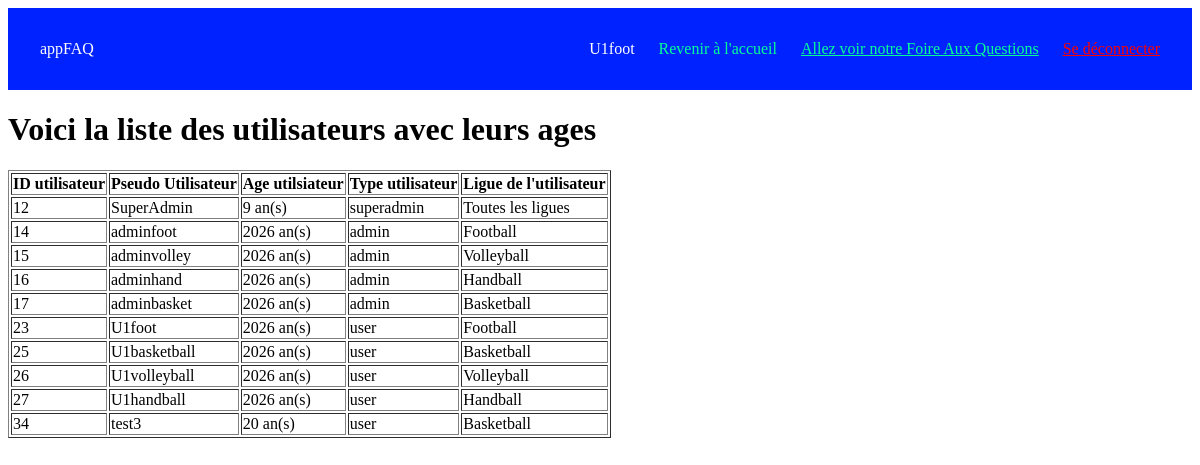
/appFAQ/age.php (signed in), run on the app's committed database.
### tables this page shows
CREATE TABLE `user` (
  `id_user` bigint(11) NOT NULL,
  `pseudo` varchar(50) NOT NULL,
  `mdp` varchar(255) NOT NULL,
  `mail` varchar(50) NOT NULL,
  `id_usertype` bigint(11) NOT NULL,
  `id_ligue` bigint(11) NOT NULL,
  `dateNaissance` date NOT NULL
);

CREATE TABLE `usertype` (
  `id_usertype` bigint(11) NOT NULL,
  `lib_usertype` varchar(50) NOT NULL,
  `description` varchar(50) NOT NULL
);

CREATE TABLE `ligue` (
  `id_ligue` bigint(11) NOT NULL,
  `lib_ligue` varchar(50) NOT NULL
);

### appFAQ/age.php (the view, shortened to what this page needs)
<?php
include 'coDB.php';
if (isset($_SESSION['user_id'])) {
$stmt = $pdo->prepare("SELECT u.pseudo, u.mail, l.lib_ligue
                       FROM user  u
                       INNER JOIN ligue l ON u.id_ligue = l.id_ligue
                       WHERE u.id_user = :id_user");
$stmt->execute([':id_user'  => $_SESSION['user_id']]);
$user = $stmt->fetch(PDO::FETCH_ASSOC);
}
$tz = new DateTimeZone('Europe/Paris');
$dt1 = new DateTime('now', $tz );
$stmt = $pdo->prepare("SELECT user.id_user, user.pseudo, dateNaissance, lib_usertype, lib_ligue FROM user, usertype, ligue
                              where user.id_usertype = usertype.id_usertype
                              AND user.id_ligue = ligue.id_ligue");
$stmt->execute();
$users = $stmt->fetchALL(PDO::FETCH_ASSOC);
?>
<!DOCTYPE html>
<html lang="en">
<head>
    <link rel="stylesheet" href="css/index.css">
</head>
<body>
    <?php if (isset($_SESSION['user_id'])){?>
    <nav class="navbar">
        <div class="navbar-logo"><p>appFAQ</p></div>
        <ul class="navbar-links">
            <li><?= $user['pseudo']; ?></li>
            <li><a href="index.php">Revenir à l'accueil</a></li>
            <li><a href="faq.php"><u>Allez voir notre Foire Aux Questions</u></a></li>
            <li><a href="logout.php" style="color: red;"><u>Se déconnecter</u></a></li>
        </ul>
    </nav>
    <h1>Voici la liste des utilisateurs avec leurs ages</h1>
<table border="1">
    <tr>
        <th>ID utilisateur</th>
        <th>Pseudo Utilisateur</th>
        <th>Age utilsiateur</th>
        <th>Type utilisateur</th>
        <th>Ligue de l'utilisateur</th>
    </tr>
    <?php
    echo "<tr>";
    foreach($users as $e){
        $dateNaissanceUsers = $e['dateNaissance'];
        $dt2 = new DateTime($dateNaissanceUsers);
        $di = $dt2->diff($dt1);
        echo "<td>" . $e['id_user'] . "</td><td>" . $e['pseudo'] . "</td><td>" . $di->format('%y an(s)') . "</td><td>" .  $e['lib_usertype'] . "</td><td>" . $e['lib_ligue'] . "</td>" ;
        echo "</tr>";
    }
    ?>
</table>
<?php exit();} else {
    header('Location: index.php');
}?>

### appFAQ/css/index.css (style rules this page uses)
.navbar { background-color: #0022ff; color: white; padding: 1rem 2rem; display: flex; justify-content: space-between; align-items: center; }
.navbar-links { list-style: none; display: flex; gap: 1.5rem; margin: 0; padding: 0; }
.navbar-links li a { color: rgb(0, 255, 149); text-decoration: none; font-weight: 500; transition: color 0.3s; }

### data on the page
user: pseudo "U1foot", id_user "23", dateNaissance "2026 an(s)", id_usertype.lib_usertype "user", id_ligue.lib_ligue "Football"
user: id_user "12", pseudo "SuperAdmin", dateNaissance "9 an(s)", id_usertype.lib_usertype "superadmin", id_ligue.lib_ligue "Toutes les ligues"
user: id_user "14", pseudo "adminfoot", dateNaissance "2026 an(s)", id_usertype.lib_usertype "admin", id_ligue.lib_ligue "Football"
user: id_user "15", pseudo "adminvolley", dateNaissance "2026 an(s)", id_usertype.lib_usertype "admin", id_ligue.lib_ligue "Volleyball"
user: id_user "16", pseudo "adminhand", dateNaissance "2026 an(s)", id_usertype.lib_usertype "admin", id_ligue.lib_ligue "Handball"
user: id_user "17", pseudo "adminbasket", dateNaissance "2026 an(s)", id_usertype.lib_usertype "admin", id_ligue.lib_ligue "Basketball"
user: id_user "25", pseudo "U1basketball", dateNaissance "2026 an(s)", id_usertype.lib_usertype "user", id_ligue.lib_ligue "Basketball"
user: id_user "26", pseudo "U1volleyball", dateNaissance "2026 an(s)", id_usertype.lib_usertype "user", id_ligue.lib_ligue "Volleyball"
user: id_user "27", pseudo "U1handball", dateNaissance "2026 an(s)", id_usertype.lib_usertype "user", id_ligue.lib_ligue "Handball"
user: id_user "34", pseudo "test3", dateNaissance "20 an(s)", id_usertype.lib_usertype "user", id_ligue.lib_ligue "Basketball"
